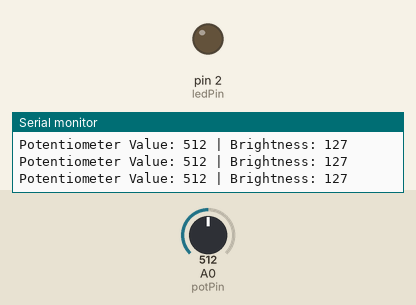
Bench run of a sketch on a simulated Arduino Uno, built with avr-gcc and run on an emulated ATmega328P. Parts: output pins drawn as LEDs (lit = HIGH), the last lines printed to the serial monitor. The inputs (shaded band) are chosen by the test bench; at power-on: A0 (potPin) = 512.

Above: at 1.2 s.
1.3 s: A0 (potPin) set to 532
At 2.3 s:
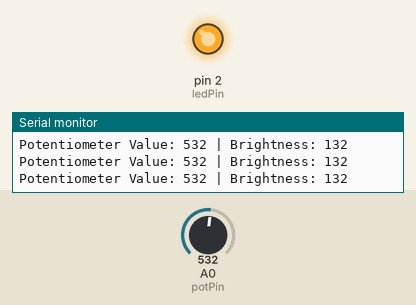
2.8 s: A0 (potPin) set to 511
At 3.8 s:
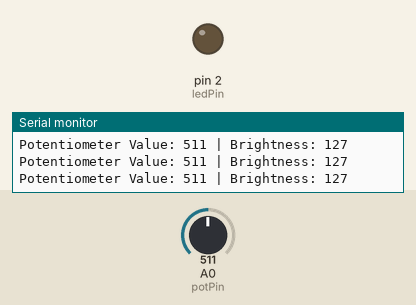
4.3 s: A0 (potPin) set to 716
At 5.4 s:
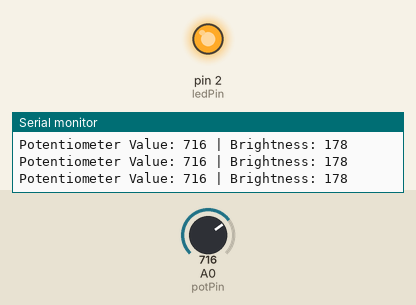
Timing chart, 0 to 7.3 s (numbered marks = the images above; inputs shaded):
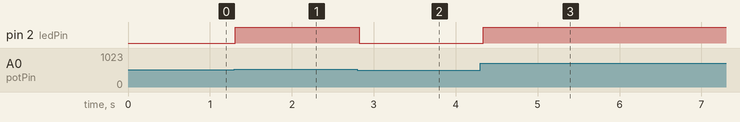

Measured:
- the behaviour switches between 513 and 514 on A0 (potPin) (found by bisection; images 0 and 1)
- after the input at 1.3 s, pin 2 (ledPin): LOW → HIGH at once
- after the input at 2.8 s, pin 2 (ledPin): HIGH → LOW at once
- after the input at 4.3 s, pin 2 (ledPin): LOW → HIGH at once

The sketch:

Led_Brightness_Controls.ino
```cpp
const int potPin = A0; // Pin connected to the potentiometer
const int ledPin = 2; // Pin connected to the LED

void setup() {
    pinMode(ledPin, OUTPUT);
    Serial.begin(9600);
}

void loop() {
    int potValue = analogRead(potPin); // Read the potentiometer value
    int brightness = map(potValue, 0, 1023, 0, 255); // Map the value to a range from 0 to 255

    analogWrite(ledPin, brightness); // Set the LED brightness

    // Print the potentiometer value and the corresponding brightness
    Serial.print("Potentiometer Value: ");
    Serial.print(potValue);
    Serial.print(" | Brightness: ");
    Serial.println(brightness);

    delay(100); // Wait for a short period before the next loop
}
```
